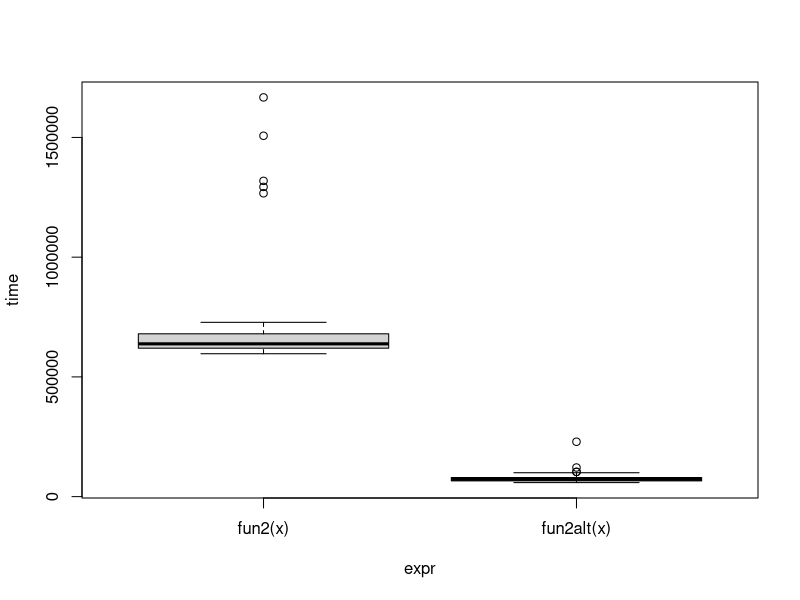

This figure's R source: (Note: this script raises an error after producing the figure.)
## ---- chunk 1
library(microbenchmark)
fun1 <- function(n = 100, k = 4, lambda = 4) {
  x <- NULL
  for (i in 1:n)
    x <- rbind(x, rpois(k, lambda))
  x
}
fun1alt <- function(n = 100, k = 4, lambda = 4) {
  matrix(rpois(n * k, lambda = lambda), ncol = k)
}
# Benchmarking
microbenchmark::microbenchmark(
  fun1(100),
  fun1alt(100), unit = "relative"
)
## ---- chunk 2
# Data Generating Process (10 x 10,000 matrix)
set.seed(1234)
x <- matrix(rnorm(1e4), nrow=10)
# Find each column's max value
fun2 <- function(x) {
  apply(x, 2, max)
}
fun2alt <- function(x) {
  # YOUR CODE HERE
  x[cbind(max.col(t(x)), 1:ncol(x))]
}
# Benchmarking
ans_benchmark <- microbenchmark::microbenchmark(
  fun2(x),
  fun2alt(x), unit = "relative"
)
plot(ans_benchmark)
## ---- chunk 3
library(parallel)
myboot <- function(dat, stat, R, ncpus = 1L) {
  
  # Getting the random indices
  n <- nrow(dat)
  idx <- matrix(sample.int(n, n*R, TRUE), nrow=n, ncol=R)
 
  # Making the cluster using `ncpus`
  # STEP 1: Make cluster
  cl <- makePSOCKcluster(ncpus)
  # on.exit(stopCluster(cl))
  
  # STEP 2: Set it up (export data if needed), idx, dat
  clusterExport(cl, varlist = c("idx", "dat", "stat"), envir = environment())
  # clusterSetRNGStream(cl, 12312)
  # clusterEvalQ(cl, library(ggplot2))
  
  # STEP 3: THIS FUNCTION NEEDS TO BE REPLACES WITH parLapply
  ans <- parLapply(cl, seq_len(R), function(i) {
    stat(dat[idx[,i], , drop=FALSE])
  })
  
  # Coercing the list into a matrix
  ans <- do.call(rbind, ans)
  
  # STEP 4: stop the cluster
  stopCluster(cl)
  
  ans
  
}
## ---- chunk 4
# Bootstrap of an OLS
my_stat <- function(d) coef(lm(y ~ x, data=d))
# DATA SIM
set.seed(1)
n <- 500
R <- 1000
x <- cbind(rnorm(n))
y <- x*5 + rnorm(n)
# Checking if we get something similar as lm
ans0 <- confint(lm(y~x))
ans1 <- myboot(
  dat   = data.frame(x, y),
  stat  = my_stat,
  R     = R,
  ncpus = 2L
  )
# You should get something like this
t(apply(ans1, 2, quantile, c(.025,.975)))
##                   2.5%      97.5%
## (Intercept) -0.1372435 0.05074397
## x            4.8680977 5.04539763
ans0
##                  2.5 %     97.5 %
## (Intercept) -0.1379033 0.04797344
## x            4.8650100 5.04883353
## ---- chunk 5
system.time(myboot(dat = data.frame(x, y), my_stat, R = 3000, ncpus = 1L))
system.time(myboot(dat = data.frame(x, y), my_stat, R = 3000, ncpus = 2))
